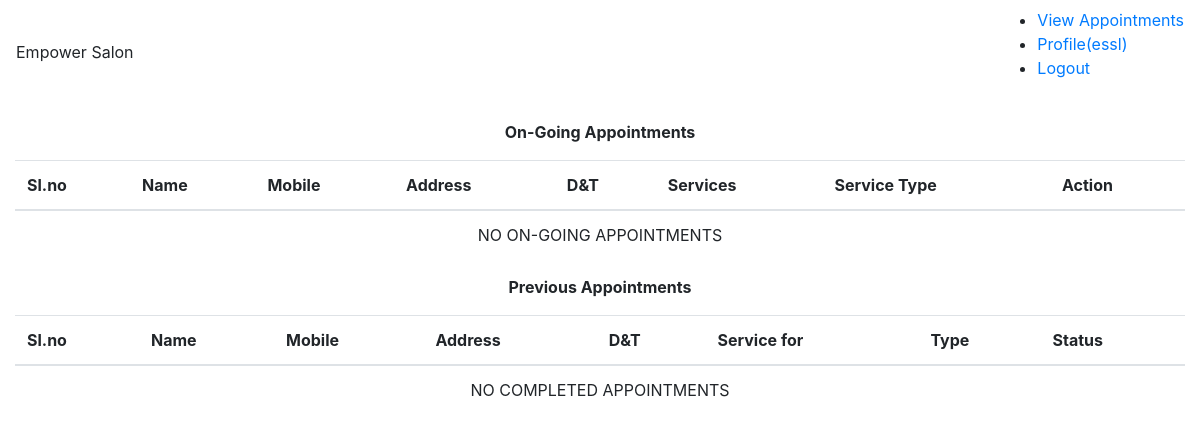
Before: /emp_appointments.php (signed in) with the older database file.
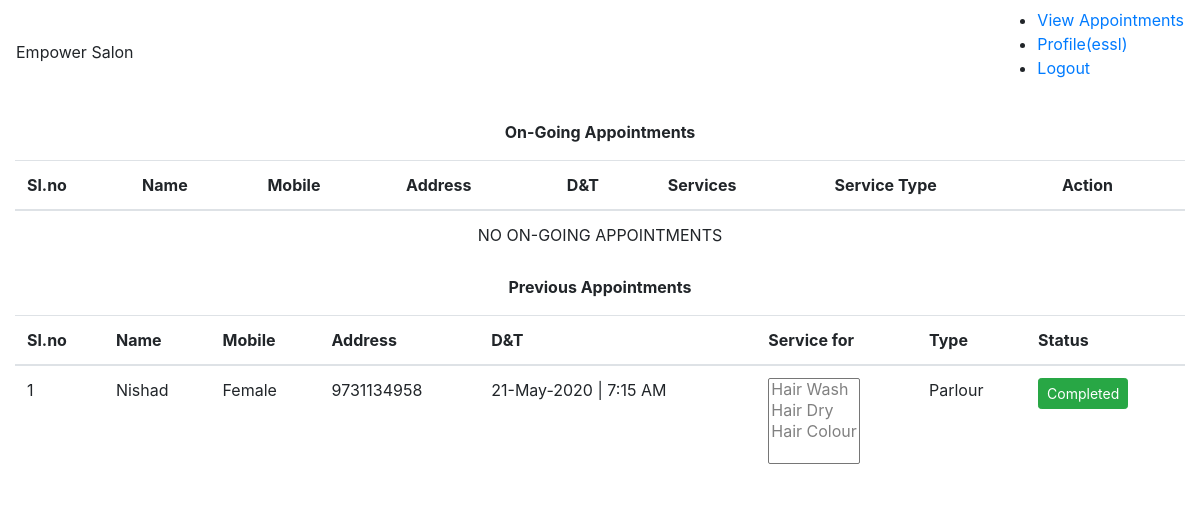
After: the same page with the newer database file.
### tables this page shows
CREATE TABLE `appointments` (
  `id` int(11) NOT NULL,
  `cust_id` int(11) NOT NULL,
  `appointment_date` date NOT NULL,
  `appointment_time` varchar(200) NOT NULL,
  `appointment_service_type` enum('0','1') NOT NULL,
  `appointment_status` enum('0','1','2','3') NOT NULL,
  `emp_id` int(11) DEFAULT NULL,
  `created` timestamp NOT NULL DEFAULT current_timestamp()
);

CREATE TABLE `customers` (
  `id` int(11) NOT NULL,
  `name` varchar(255) NOT NULL,
  `email` varchar(255) NOT NULL,
  `gender` varchar(250) NOT NULL,
  `phone_no` varchar(255) NOT NULL,
  `address` varchar(255) NOT NULL
);

### emp_appointments.php (the view, shortened to what this page needs)
<?php
	include_once('configs/db.php');
	include("navbar.php");
	$on_appointments = [];
	$sql_query = 'SELECT * FROM `appointments` WHERE (`appointment_status` = "1") AND `emp_id` = '.$_SESSION['uid'];
	$result = mysqli_query($db_conn,$sql_query);
	if($result)
	{
		$on_appointments = mysqli_fetch_all($result);
	}
	$comp_appointments = [];
	$sql_query = 'SELECT * FROM `appointments` WHERE (`appointment_status` = "2" OR `appointment_status` = "3") AND `emp_id` = '.$_SESSION['uid'];
	$result = mysqli_query($db_conn,$sql_query);
	if($result)
	{
		$comp_appointments = mysqli_fetch_all($result);
	}
	$service_type = ['Home Service','Parlour'];
	$status = ['Waiting','Approved','Completed','Cancelled'];
	$color = ['warning', 'primary', 'success', 'danger'];
 ?>
<!DOCTYPE html>
<html lang="en">
<head>
    <link rel="stylesheet" href="https://maxcdn.bootstrapcdn.com/bootstrap/4.4.1/css/bootstrap.min.css">
	<link rel="stylesheet" href="https://cdn.jsdelivr.net/npm/bootstrap-select@1.13.9/dist/css/bootstrap-select.min.css">
</head>
<body>
	<div class="container-fluid mt-3">
		<p class="text-center font-weight-bold">On-Going Appointments</p>
		<table class="table">
            <thead>
                <tr>
                    <th>Sl.no</th>
                    <th>Name</th>
                    <th>Mobile</th>
                    <th>Address</th>
                    <th>D&T</th>
                    <th>Services</th>
                    <th>Service Type</th>
                    <th>Action</th>
                </tr>
            </thead>
            <tbody>
            <?php if(empty($on_appointments)):?>
							<tr align="center">
							<td colspan="8"> NO ON-GOING APPOINTMENTS </td>
							</tr>
                <?php endif; ?>
            </tbody>
        </table>
	</div>
	<div class="container-fluid mt-3">
		<p class="text-center font-weight-bold">Previous Appointments</p>
		<table class="table">
            <thead>
                <tr>
                    <th>Sl.no</th>
                    <th>Name</th>
                    <th>Mobile</th>
                    <th>Address</th>
                    <th>D&T</th>
                    <th>Service for</th>
                    <th>Type</th>
                    <th>Status</th>
                </tr>
            </thead>
            <tbody>
            <?php if(empty($comp_appointments)):?>
							<tr align="center">
							<td colspan="9"> NO COMPLETED APPOINTMENTS </td>
							</tr>
			<?php else:?>
                <?php
						foreach($comp_appointments as $key=>$comp_appointment)
						{
                            $sel_services = [];
                            $optinons = "PROBLEM LOADING SERVICES";
                            $sql_query = "SELECT `service_id` FROM `appointment_services_junc` WHERE `appointment_id` = ".$comp_appointment[0];
							$result = mysqli_query($db_conn,$sql_query);
							if($result)
							{
								$sel_services = mysqli_fetch_all($result);
							}
							if(!empty($sel_services))
							{
								foreach($sel_services as $key_1=>$sel_service)
								{
									$sql_query = "SELECT `name` FROM `services` WHERE `id` =".$sel_service[0];
									$result = mysqli_query($db_conn,$sql_query);
									if($result)
									{
										if($key_1 == 0)
										{
											$optinons = '';
										}
										$optinons.= "<option disabled>".mysqli_fetch_array($result)['name']."</option>";
									}
								}
                            }
                            $sql_query = "SELECT * from `customers` WHERE id=".$comp_appointment[1];
                            $result = mysqli_query($db_conn,$sql_query);
							if($result)
							{
								$customer_details = mysqli_fetch_all($result);
                            }
                            echo
                            '<tr>
                                <td>'.($key+1).'</td>
                                <td>'.$customer_details[0][1].'</td>
                                <td>'.$customer_details[0][3].'</td>
                                <td>'.$customer_details[0][4].'</td>
                                <td>'.date('d-F-Y',strtotime($comp_appointment[2])).' | '.$comp_appointment[3].'</td>
                                <td><select name="services[]" id="services" class="selectpicker" multiple title="Selected Services" data-width="100%" data-live-search="true">'
                                .$optinons.
                                '</td>
                                <td>'.$service_type[$comp_appointment[4]].'</td>
                                <td>
                                    <div class="btn-group">
                                    <button class="btn btn-sm btn-'.$color[$comp_appointment[5]].'">'.$status[$comp_appointment[5]].'</button>
                                    </div>
                                </td>
                            </tr>';
                        }
                        ?>
                <?php endif; ?>
            </tbody>
        </table>
	</div>
</body>
</html>

Changed rows visible on the page:
added appointments: customers.name "Nishad", customers.gender "Female", customers.phone_no "9731134958", appointment_date "21-May-2020", appointment_time "7:15 AM", appointment_service_type "Parlour", appointment_status "Completed"
Other visible differences:
text no longer shown: "NO COMPLETED APPOINTMENTS"
